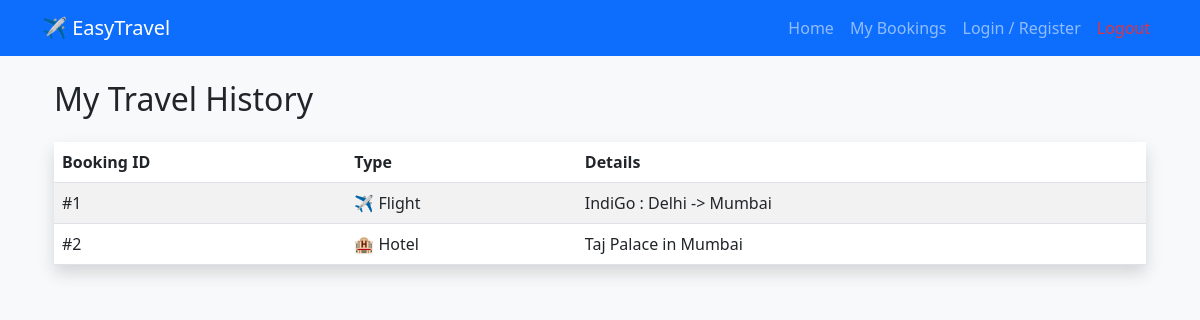
/bookings (signed in), run on an earlier commit of the app's database.
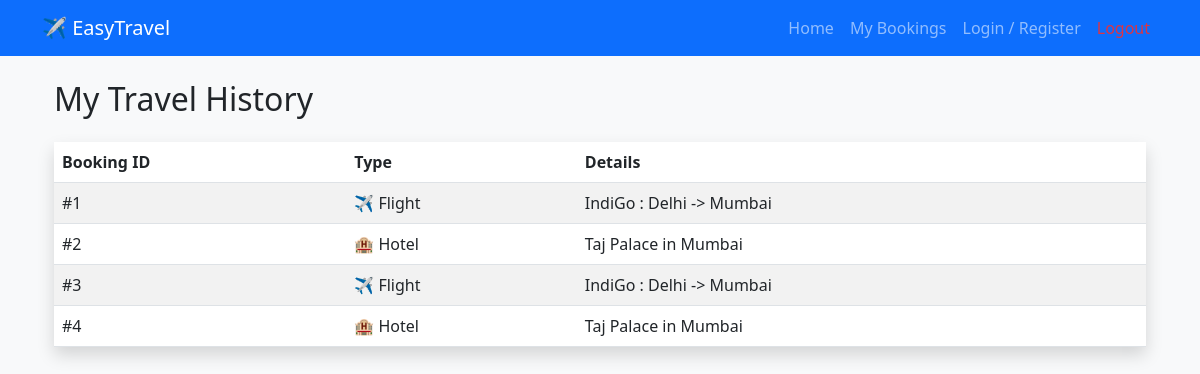
And on a later commit of the database.
### tables this page shows
CREATE TABLE bookings (
        id INTEGER PRIMARY KEY AUTOINCREMENT,
        user_email TEXT NOT NULL,
        type TEXT NOT NULL,  -- 'flight' or 'hotel'
        details TEXT NOT NULL
    );

### app.py (the view)
@app.route('/bookings')
def my_bookings():
    if 'user' not in session:
        return redirect('/login')
    conn = get_db()
    user_bookings = conn.execute('SELECT * FROM bookings WHERE user_email = ?', (session['user'],)).fetchall()
    conn.close()
    return render_template('bookings.html', bookings=user_bookings)

### app.py (called while the page is built)
def get_db():
    conn = sqlite3.connect('travel.db')
    conn.row_factory = sqlite3.Row # Allows accessing columns by name (row['email'])
    return conn

### templates/bookings.html
{% extends "base.html" %}
{% block content %}
<div class="container">
    <h2 class="mb-4">My Travel History</h2>
    {% if bookings %}
        <table class="table table-striped shadow">
            <thead class="bg-dark text-white">
                <tr>
                    <th>Booking ID</th>
                    <th>Type</th>
                    <th>Details</th>
                </tr>
            </thead>
            <tbody>
                {% for booking in bookings %}
                <tr>
                    <td>#{{ booking['id'] }}</td>
                    <td>
                        {% if booking['type'] == 'flight' %} ✈️ Flight
                        {% else %} 🏨 Hotel {% endif %}
                    </td>
                    <td>{{ booking['details'] }}</td>
                </tr>
                {% endfor %}
            </tbody>
        </table>
    {% else %}
        <div class="alert alert-warning">You haven't booked anything yet!</div>
        <a href="/" class="btn btn-primary">Go Search Flights</a>
    {% endif %}
</div>
{% endblock %}

### templates/base.html (shortened to what this page needs)
<!DOCTYPE html>
<html lang="en">
<head>
    <link href="https://cdn.jsdelivr.net/npm/bootstrap@5.3.0/dist/css/bootstrap.min.css" rel="stylesheet">
</head>
<body class="bg-light">
    <nav class="navbar navbar-expand-lg navbar-dark bg-primary">
        <div class="container">
            <a class="navbar-brand" href="/">✈️ EasyTravel</a>
            <div class="collapse navbar-collapse">
                <ul class="navbar-nav ms-auto">
                    <li class="nav-item"><a class="nav-link" href="/">Home</a></li>
                    <li class="nav-item"><a class="nav-link" href="/bookings">My Bookings</a></li>
                    <li class="nav-item"><a class="nav-link" href="/login">Login / Register</a></li>
                    <li class="nav-item"><a class="nav-link text-danger" href="/logout">Logout</a></li>
                </ul>
            </div>
        </div>
    </nav>
    <div class="container mt-4">
        {% block content %}{% endblock %}
    </div>
</body>
</html>

What changed in the data, as far as the page shows it:
added bookings: id "3", type "✈️ Flight", details "IndiGo : Delhi -> Mumbai"
added bookings: id "4", type "🏨 Hotel", details "Taj Palace in Mumbai"
